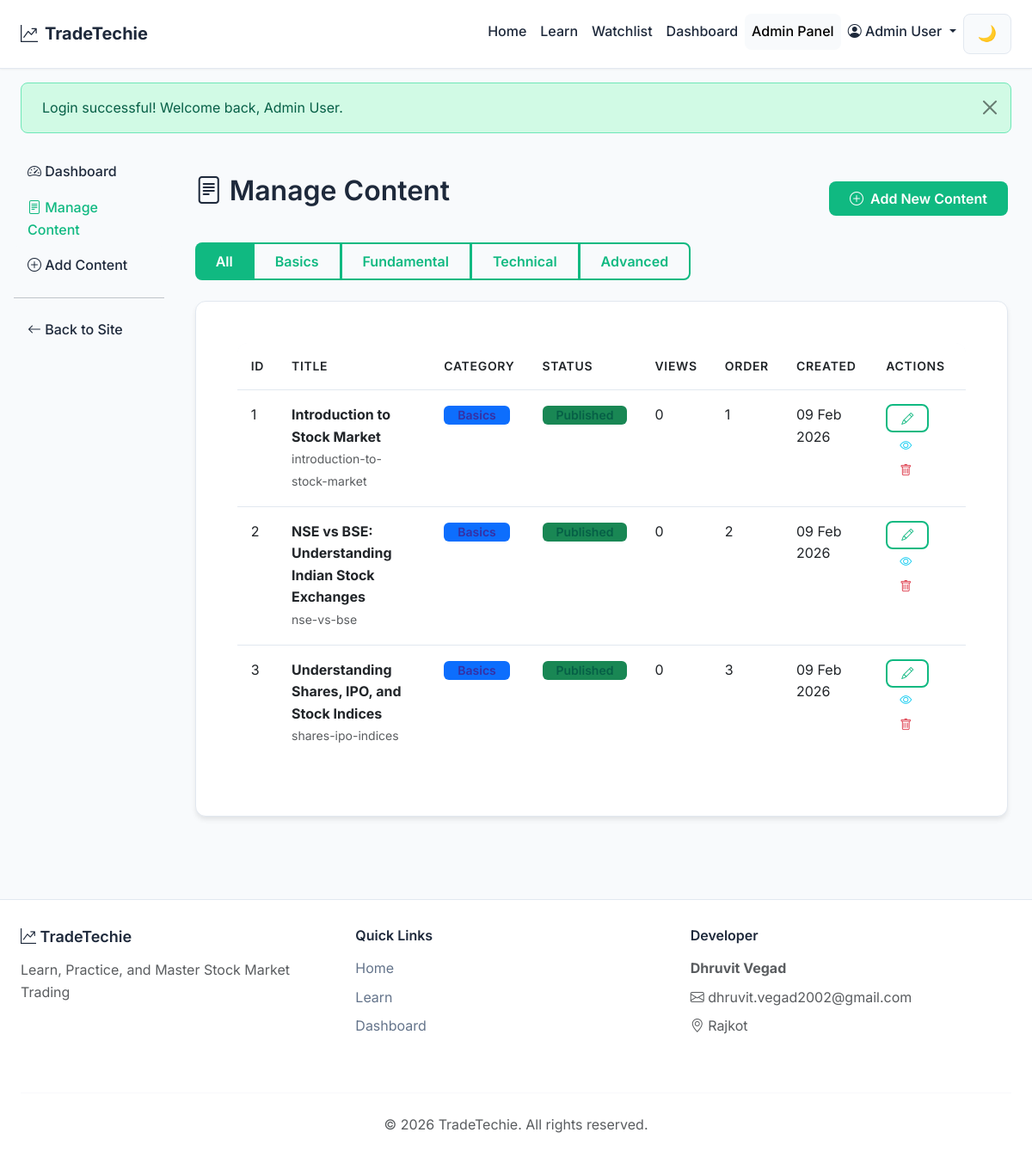
The page /admin/content_manage.php (signed in) on the database its author committed.
### tables this page shows
CREATE TABLE educational_content (
    content_id INT AUTO_INCREMENT PRIMARY KEY,
    title VARCHAR(255) NOT NULL,
    slug VARCHAR(255) UNIQUE NOT NULL,
    category ENUM('basics', 'fundamental', 'technical', 'advanced') DEFAULT 'basics',
    content TEXT NOT NULL,
    meta_description VARCHAR(255),
    order_position INT DEFAULT 0,
    status ENUM('published', 'draft') DEFAULT 'published',
    views INT DEFAULT 0,
    created_by INT,
    created_at TIMESTAMP DEFAULT CURRENT_TIMESTAMP,
    updated_at TIMESTAMP DEFAULT CURRENT_TIMESTAMP ON UPDATE CURRENT_TIMESTAMP,
    FOREIGN KEY (created_by) REFERENCES users(user_id) ON DELETE SET NULL,
    INDEX idx_slug (slug),
    INDEX idx_category (category),
    INDEX idx_status (status)
);

### config/config.php (called while the page is built, shortened)
<?php
function formatDate($date) {
    return date('d M Y', strtotime($date));
}
?>

### admin/content_manage.php (the view, shortened to what this page needs)
<?php
require_once __DIR__ . '/../includes/header.php';
$category_filter = $_GET['category'] ?? null;
if ($category_filter) {
    $stmt = $conn->prepare("SELECT * FROM educational_content WHERE category = ? ORDER BY order_position ASC, created_at DESC");
    $stmt->bind_param("s", $category_filter);
    $stmt->execute();
    $result = $stmt->get_result();
    $all_content = $result->fetch_all(MYSQLI_ASSOC);
    $stmt->close();
} else {
    $result = $conn->query("SELECT * FROM educational_content ORDER BY order_position ASC, created_at DESC");
    $all_content = $result->fetch_all(MYSQLI_ASSOC);
}
?>
<div class="container-fluid">
    <div class="row">
        <div class="col-md-2 admin-sidebar">
            <nav class="nav flex-column">
                <a class="nav-link" href="index.php">
                    <i class="bi bi-speedometer2"></i> Dashboard
                </a>
                <a class="nav-link active" href="content_manage.php">
                    <i class="bi bi-file-text"></i> Manage Content
                </a>
                <a class="nav-link" href="add_content.php">
                    <i class="bi bi-plus-circle"></i> Add Content
                </a>
                <hr class="bg-secondary">
                <a class="nav-link" href="<?php echo SITE_URL; ?>dashboard.php">
                    <i class="bi bi-arrow-left"></i> Back to Site
                </a>
            </nav>
        </div>
        <div class="col-md-10 p-4">
            <div class="d-flex justify-content-between align-items-center mb-4">
                <h2><i class="bi bi-file-text"></i> Manage Content</h2>
                <a href="add_content.php" class="btn btn-primary">
                    <i class="bi bi-plus-circle"></i> Add New Content
                </a>
            </div>
            <div class="mb-4">
                <div class="btn-group" role="group">
                    <a href="content_manage.php" class="btn btn-<?php echo !$category_filter ? 'primary' : 'outline-primary'; ?>">
                        All
                    </a>
                    <a href="?category=basics" class="btn btn-<?php echo $category_filter === 'basics' ? 'primary' : 'outline-primary'; ?>">
                        Basics
                    </a>
                    <a href="?category=fundamental" class="btn btn-<?php echo $category_filter === 'fundamental' ? 'primary' : 'outline-primary'; ?>">
                        Fundamental
                    </a>
                    <a href="?category=technical" class="btn btn-<?php echo $category_filter === 'technical' ? 'primary' : 'outline-primary'; ?>">
                        Technical
                    </a>
                    <a href="?category=advanced" class="btn btn-<?php echo $category_filter === 'advanced' ? 'primary' : 'outline-primary'; ?>">
                        Advanced
                    </a>
                </div>
            </div>
            <div class="card">
                <div class="card-body">
                    <?php if (empty($all_content)): ?>
                        <div class="alert alert-info">
                            <i class="bi bi-info-circle"></i> No content available. <a href="add_content.php">Add your first content</a>
                        </div>
                    <?php else: ?>
                        <div class="table-responsive">
                            <table class="table table-hover">
                                <thead>
                                    <tr>
                                        <th>ID</th>
                                        <th>Title</th>
                                        <th>Category</th>
                                        <th>Status</th>
                                        <th>Views</th>
                                        <th>Order</th>
                                        <th>Created</th>
                                        <th>Actions</th>
                                    </tr>
                                </thead>
                                <tbody>
                                    <?php foreach ($all_content as $content): ?>
                                        <tr>
                                            <td><?php echo $content['content_id']; ?></td>
                                            <td>
                                                <strong><?php echo htmlspecialchars($content['title']); ?></strong><br>
                                                <small class="text-muted"><?php echo $content['slug']; ?></small>
                                            </td>
                                            <td>
                                                <span class="badge bg-<?php
                                                    echo $content['category'] === 'basics' ? 'primary' :
                                                        ($content['category'] === 'fundamental' ? 'info' :
                                                        ($content['category'] === 'technical' ? 'warning' : 'success'));
                                                ?>">
                                                    <?php echo ucfirst($content['category']); ?>
                                                </span>
                                            </td>
                                            <td>
                                                <span class="badge bg-<?php echo $content['status'] === 'published' ? 'success' : 'secondary'; ?>">
                                                    <?php echo ucfirst($content['status']); ?>
                                                </span>
                                            </td>
                                            <td><?php echo $content['views']; ?></td>
                                            <td><?php echo $content['order_position']; ?></td>
                                            <td><?php echo formatDate($content['created_at']); ?></td>
                                            <td>
                                                <a href="edit_content.php?id=<?php echo $content['content_id']; ?>" class="btn btn-sm btn-outline-primary" title="Edit">
                                                    <i class="bi bi-pencil"></i>
                                                </a>
                                                <a href="<?php echo SITE_URL; ?>learn/view.php?slug=<?php echo $content['slug']; ?>" class="btn btn-sm btn-outline-info" title="View" target="_blank">
                                                    <i class="bi bi-eye"></i>
                                                </a>
                                                <a href="delete_content.php?id=<?php echo $content['content_id']; ?>" class="btn btn-sm btn-outline-danger btn-delete" title="Delete">
                                                    <i class="bi bi-trash"></i>
                                                </a>
                                            </td>
                                        </tr>
                                    <?php endforeach; ?>
                                </tbody>
                            </table>
                        </div>
                    <?php endif; ?>
                </div>
            </div>
        </div>
    </div>
</div>
<?php require_once __DIR__ . '/../includes/footer.php'; ?>

### assets/css/premium.css (style rules this page uses)
:root { --color-primary: #1e293b; --color-accent: #10b981; --color-bg: #f8fafc; --color-surface: #ffffff; --color-text: #1e293b; --color-text-muted: #64748b; --color-border: #e2e8f0; --color-success: #10b981; --color-danger: #ef4444; --color-warning: #f59e0b; --color-info: #3b82f6; --font-family: 'Inter', -apple-system, BlinkMacSystemFont, sans-serif; --font-size-xs: 0.75rem; --font-size-sm: 0.875rem; --font-size-base: 1rem; --font-size-lg: 1.125rem; --font-size-xl: 1.25rem; --font-size-2xl: 1.5rem; --font-size-3xl: 2rem; --font-size-4xl: 2.5rem; --spacing-xs: 0.25rem; --spacing-sm: 0.5rem; --spacing-md: 1rem; --spacing-lg: 1.5rem; --spacing-xl: 2rem; --spacing-2xl: 3rem; --radius-sm: 0.375rem; --radius-md: 0.5rem; --radius-lg: 0.75rem; --shadow-sm: 0 1px 2px 0 rgba(0, 0, 0, 0.05); --shadow-md: 0 4px 6px -1px rgba(0, 0, 0, 0.1); --shadow-lg: 0 10px 15px -3px rgba(0, 0, 0, 0.1); }
* { margin: 0; padding: 0; box-sizing: border-box; }
body { font-family: var(--font-family); font-size: var(--font-size-base); line-height: 1.6; color: var(--color-text); background: var(--color-bg); -webkit-font-smoothing: antialiased; -moz-osx-font-smoothing: grayscale; }
h1, h2, h3, h4, h5, h6 { font-weight: 600; line-height: 1.2; margin-bottom: var(--spacing-md); color: var(--color-text); }
h2 { font-size: var(--font-size-3xl); }
a { color: var(--color-accent); text-decoration: none; transition: color 0.2s; }
.nav-link { color: var(--color-text); font-weight: 500; padding: var(--spacing-sm) var(--spacing-md); border-radius: var(--radius-md); transition: all 0.2s; display: inline-block; }
.nav-link:hover, .nav-link.active { color: var(--color-accent); background: var(--color-bg); }
.card { background: var(--color-surface); border: 1px solid var(--color-border); border-radius: var(--radius-lg); padding: var(--spacing-lg); box-shadow: var(--shadow-md); transition: transform 0.2s, box-shadow 0.2s; margin-bottom: var(--spacing-lg); }
.card-body { padding: var(--spacing-lg); }
.btn { display: inline-flex; align-items: center; justify-content: center; gap: var(--spacing-sm); padding: var(--spacing-sm) var(--spacing-lg); font-size: var(--font-size-base); font-weight: 600; border: none; border-radius: var(--radius-md); cursor: pointer; transition: all 0.2s; text-decoration: none; white-space: nowrap; }
.btn-primary { background: var(--color-accent); color: white; }
.btn-outline-primary { background: transparent; color: var(--color-accent); border: 2px solid var(--color-accent); }
.btn-sm { padding: var(--spacing-xs) var(--spacing-md); font-size: var(--font-size-sm); }
.badge { display: inline-flex; align-items: center; padding: var(--spacing-xs) var(--spacing-md); font-size: var(--font-size-sm); font-weight: 600; border-radius: var(--radius-sm); }
.badge-success, .bg-success { background: #d1fae5; color: #065f46; }
.badge-primary, .bg-primary { background: #e0e7ff; color: #3730a3; }
.table { width: 100%; border-collapse: collapse; background: var(--color-surface); border-radius: var(--radius-lg); overflow: hidden; }
.table thead { background: var(--color-bg); }
.table th, .table td { padding: var(--spacing-md); text-align: left; border-bottom: 1px solid var(--color-border); }
.table th { font-weight: 600; font-size: var(--font-size-sm); text-transform: uppercase; letter-spacing: 0.05em; }
.table tbody tr:last-child td { border-bottom: none; }
.text-muted { color: var(--color-text-muted); }
.row { display: flex; flex-wrap: wrap; margin: 0 calc(var(--spacing-md) * -0.5); }
.mb-4 { margin-bottom: var(--spacing-xl); }
.d-flex { display: flex; }
.justify-content-between { justify-content: space-between; }
.align-items-center { align-items: center; }

### rows shown on the page
educational_content: content_id "1", title "Introduction to Stock Market", slug "introduction-to-stock-market", category "Basics", status "Published", views "0", order_position "1", created_at "09 Feb 2026"
educational_content: content_id "2", title "NSE vs BSE: Understanding Indian Stock Exchanges", slug "nse-vs-bse", category "Basics", status "Published", views "0", order_position "2", created_at "09 Feb 2026"
educational_content: content_id "3", title "Understanding Shares, IPO, and Stock Indices", slug "shares-ipo-indices", category "Basics", status "Published", views "0", order_position "3", created_at "09 Feb 2026"

### other values the page prints
SITE_NAME "TradeTechie"
$_SESSION['user_name'] "Admin User"
$flash['message'] "Login successful! Welcome back, Admin User."
